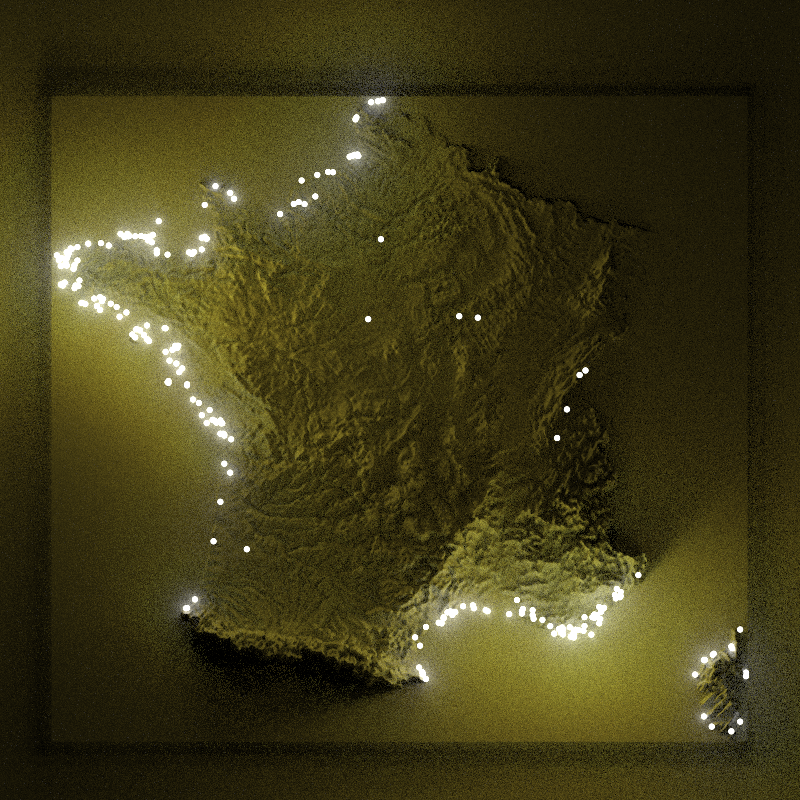

Reproduce this figure in R.
# 1. INSTALLATION ET CHARGEMENT DES PACKAGES
#-------------------------------------------
libs <- c("terra", "geodata", "sf", "tidyverse", "rayshader", "elevatr", "rayrender")

installed_libraries <- libs %in% rownames(installed.packages())

if(any(installed_libraries == FALSE)){
  install.packages(libs[!installed_libraries], dependencies = TRUE)
}

invisible(lapply(libs, library, character.only = TRUE))

# 2. TÉLÉCHARGEMENT DES FRONTIÈRES DE LA FRANCE (EPSG:2154)
#----------------------------------------------------------
country_sf <- geodata::gadm(
  country = "FRA",  
  level = 0,        
  path = getwd()
) |> sf::st_as_sf()

# Reprojection en Lambert-93 (EPSG:2154)
country_sf <- sf::st_transform(country_sf, crs = 2154)

# 3. RÉCUPÉRATION DU MNT
#-----------------------
elev <- elevatr::get_elev_raster(
  locations = country_sf,  
  z = 5,  
  clip = "locations"
)

# Projection du MNT en EPSG:2154
elev_lambert <- elev |> 
  terra::rast() |> 
  terra::project("EPSG:2154")

# Vérifier l’extension du MNT
print(st_bbox(elev_lambert))

# Conversion en matrice pour Rayshader
elmat <- elev_lambert |> rayshader::raster_to_matrix()

# Correction des valeurs négatives et NA
elmat[elmat < 0] <- 0  
elmat[is.na(elmat)] <- min(elmat, na.rm = TRUE)  

# 4. CHARGEMENT DES PHARES (Depuis GeoJSON)
#------------------------------------------
lighthouse_sf <- sf::st_read("/Users/dawa/Downloads/export.geojson")

# Reprojection en Lambert-93 (EPSG:2154)
lighthouse_sf <- sf::st_transform(lighthouse_sf, crs = 2154)

# 5. IDENTIFIER LES PHARES HORS DES LIMITES DU MNT
#-------------------------------------------------
bbox_mnt <- st_bbox(elev_lambert)
bbox_phares <- st_bbox(lighthouse_sf)

# Filtrer les phares hors des limites
phares_hors_limites <- lighthouse_sf %>%
  dplyr::filter(
    st_coordinates(.)[,1] < bbox_mnt$xmin | st_coordinates(.)[,1] > bbox_mnt$xmax |
      st_coordinates(.)[,2] < bbox_mnt$ymin | st_coordinates(.)[,2] > bbox_mnt$ymax
  )

# Afficher les phares hors limites
if (nrow(phares_hors_limites) > 0) {
  message("⚠️ Attention : ", nrow(phares_hors_limites), " phares sont hors des limites du MNT.")
  print(phares_hors_limites)
} else {
  message("✅ Tous les phares sont bien dans les limites du MNT.")
}

# 6. AFFICHAGE DES PHARES SUR UNE CARTE POUR VÉRIFICATION
#--------------------------------------------------------
plot(elev_lambert, main = "Vérification des phares")
points(st_coordinates(lighthouse_sf), col = "blue", pch = 20)  # Tous les phares
points(st_coordinates(phares_hors_limites), col = "red", pch = 20, cex = 2)  # Phares hors limites en rouge

# 7. SUPPRIMER LES PHARES HORS DES LIMITES AVANT AFFICHAGE 3D
#------------------------------------------------------------
lighthouse_sf <- lighthouse_sf %>%
  dplyr::filter(
    st_coordinates(.)[,1] >= bbox_mnt$xmin & st_coordinates(.)[,1] <= bbox_mnt$xmax &
      st_coordinates(.)[,2] >= bbox_mnt$ymin & st_coordinates(.)[,2] <= bbox_mnt$ymax
  )

# Vérifier après suppression
print(st_bbox(lighthouse_sf))

# Extraction des coordonnées des phares
coords <- sf::st_coordinates(lighthouse_sf)
long <- coords[, "X"]
lat <- coords[, "Y"]

# 🔄 Convertir les coordonnées des phares en indices de la matrice Rayshader
xy_matrix <- terra::xyFromCell(elev_lambert, terra::cellFromXY(elev_lambert, cbind(long, lat)))
long_adj <- xy_matrix[,1]
lat_adj <- xy_matrix[,2]

# 8. AFFICHAGE 3D AVEC RAYSHADER
#-------------------------------
h <- nrow(elmat)
w <- ncol(elmat)

elmat |> 
  rayshader::height_shade(
    texture = colorRampPalette(c("grey90", "grey60"))(128)
  ) |>
  rayshader::plot_3d(
    elmat,
    zscale = 50,            
    solid = FALSE,            
    shadow = TRUE,            
    shadow_darkness = 1,      
    background = "white",     
    windowsize = c(800, 800), 
    zoom = .65, 
    phi = 85, 
    theta = 0
  )

# 9. AJOUT DES PHARES EN ORBES LUMINEUSES
#---------------------------------------
rayshader::render_points(
  lat = lat_adj,
  long = long_adj,
  extent = elev_lambert,
  heightmap = elmat,
  zscale = 1,
  size = 7,  
  color = "#F59F07"  # Couleur or
)

# 10. AJOUT D'UN EFFET DE LUMIÈRE DIFFUSE COMME LES POWER PLANTS
#---------------------------------------------------------------
rayshader::render_highquality(
  filename = "3d_france_lighthouses.png",  
  preview = TRUE,      
  light = FALSE,       
  point_radius = 3,  # Ajuster la taille des orbes
  point_material = rayrender::light,
  point_material_args = list(
    color = "#F59F07",        # Lumière principale dorée
    intensity = 30,           # Intensité lumineuse
    gradient_color = "#F5D014" # Dégradé vers un jaune plus clair
  ),
  clamp_value = 2, 
  min_variance = 0, 
  sample_method = "sobol",  
  interactive = FALSE, 
  parallel = TRUE
)
